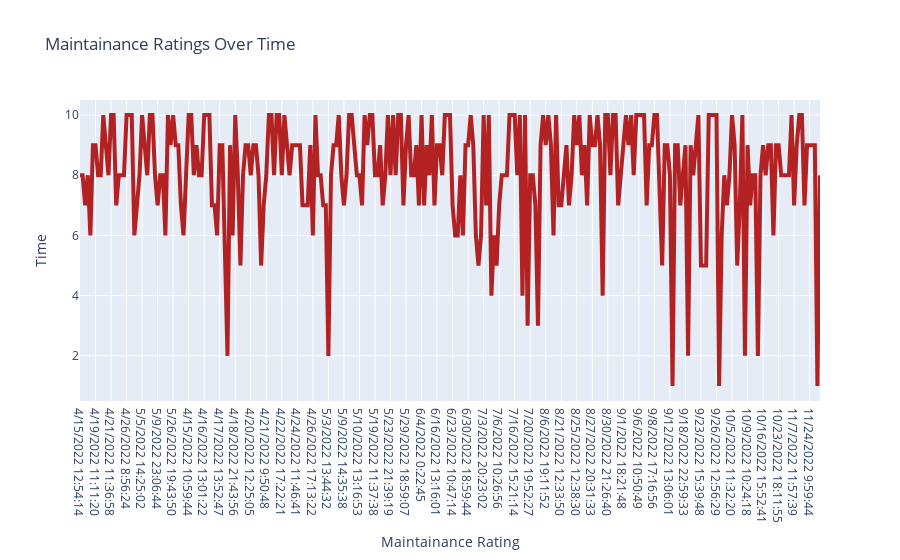

Notebook source saved alongside this figure:
### Code cell
fig = go.Figure([go.Scatter(x = df['Timestamp'], y = df['On a scale of 1 to 10, with 1 being "Very poorly" and 10 being "Very well", how do you feel that the Park is maintained?'],\
                     line = dict(color = 'firebrick', width = 4))
                     ])
fig.update_layout(title = 'Maintainance Ratings Over Time',
                  xaxis = dict(
                      title = 'Maintainance Rating',
#                       tickformat = '%d/%m',
                  ),
                  yaxis = dict(
                      title = 'Time'
                  ),
                  
                  )

### Figure 1 — Plotly figure (JSON) as saved in the notebook; plotly's stock layout.template omitted (floating-point values rounded to 4 significant figures; data arrays with more than 128 entries replaced by an {"elided": "..."} marker saying what was removed)
{"data": [{"line": {"color": "firebrick", "width": 4}, "type": "scatter", "x": {"elided": "287 str values"}, "y": {"elided": "287 int values"}}], "layout": {"title": {"text": "Maintainance Ratings Over Time"}, "xaxis": {"title": {"text": "Maintainance Rating"}}, "yaxis": {"title": {"text": "Time"}}}}
